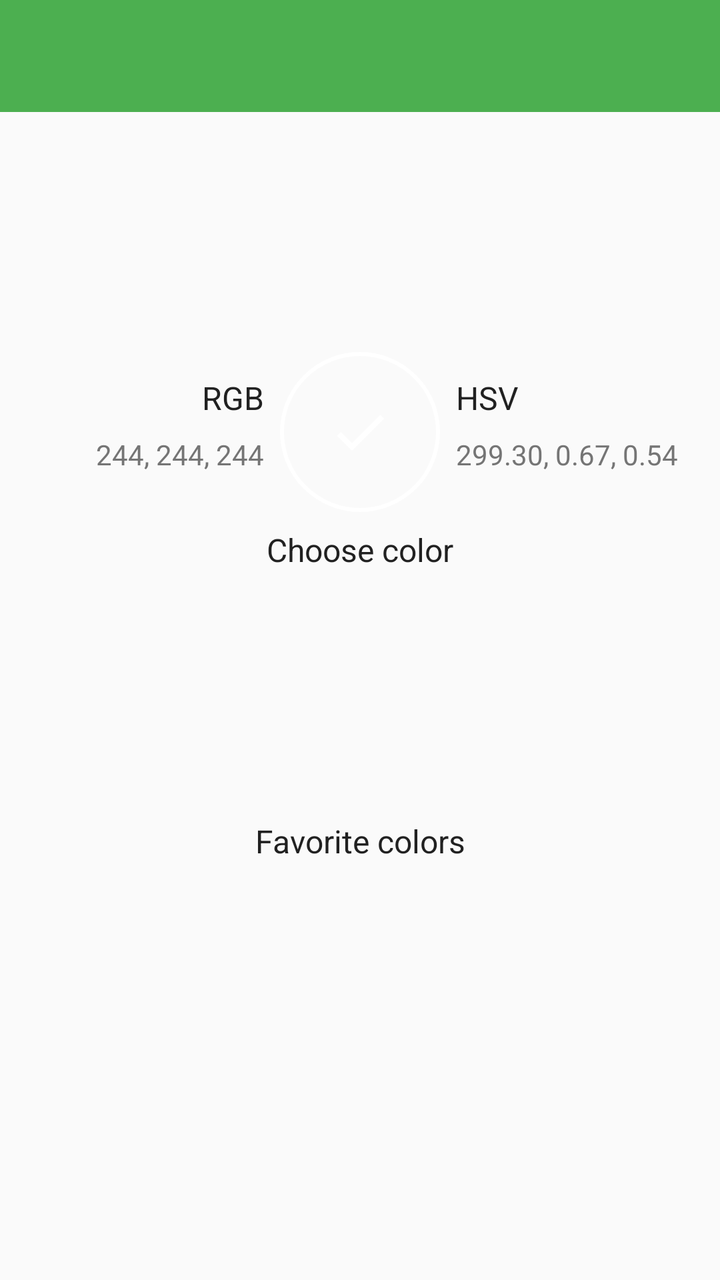
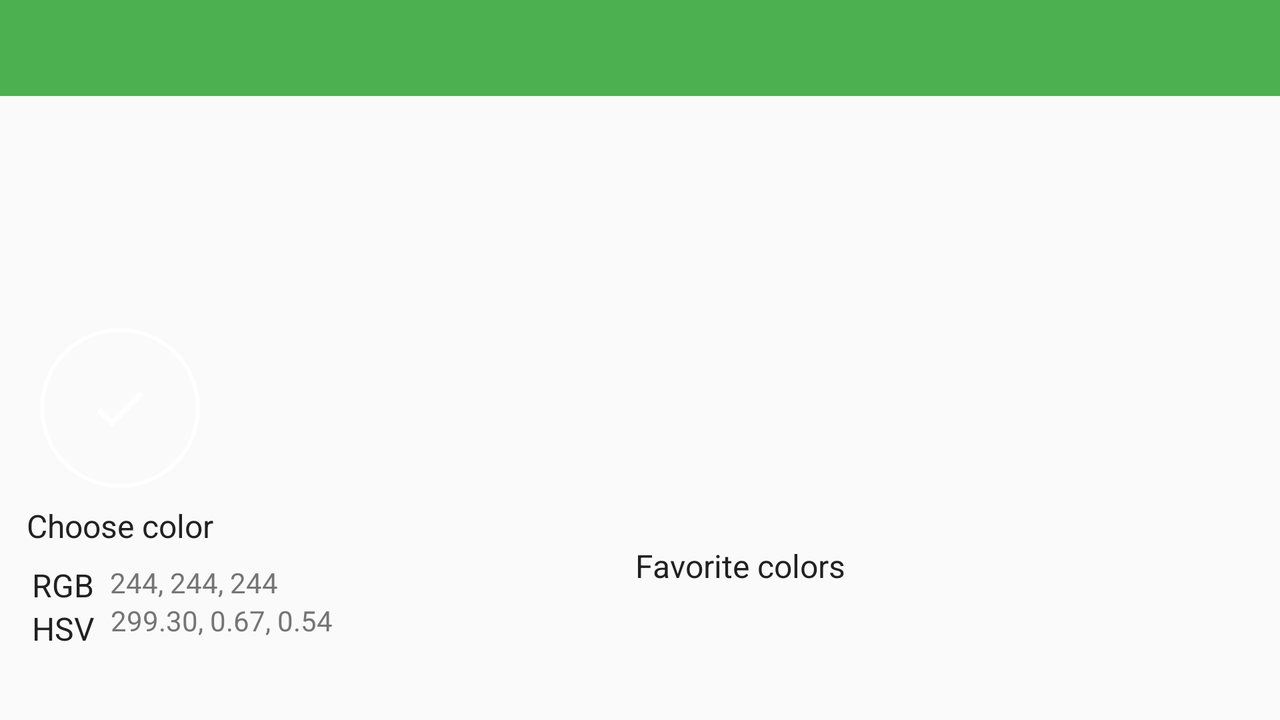

First picture: res/layout/ on a phone held upright. Second picture: the repository's own variant of that layout, on a device whose configuration matches the variant's folder. Source for both follows.
<!-- AndroidManifest.xml: activity theme AppTheme.NoActionBar -->
<!-- res/layout/fragment_colorpicker.xml -->
<?xml version="1.0" encoding="utf-8"?>
<LinearLayout
    xmlns:android="http://schemas.android.com/apk/res/android"
    xmlns:app="http://schemas.android.com/apk/res-auto"
    xmlns:tools="http://schemas.android.com/tools"
    android:layout_width="match_parent"
    android:layout_height="match_parent"
    android:orientation="vertical"
    tools:context="com.example.mborzenkov.readlaterlist.fragments.ColorPickerFragment"
    >

    <android.support.v7.widget.Toolbar
        android:id="@+id/toolbar_colorpicker"
        style="@style/Toolbar"
        />

    <HorizontalScrollView
        android:id="@+id/horizontalScrollView"
        android:layout_width="match_parent"
        android:layout_height="wrap_content"
        tools:minHeight="@dimen/height_horizontalscrollview_default"
        >

        <LinearLayout
            android:id="@+id/linearLayout_main"
            android:layout_width="wrap_content"
            android:layout_height="wrap_content"
            android:orientation="horizontal"
            />

    </HorizontalScrollView>

    <android.support.constraint.ConstraintLayout
        android:layout_width="match_parent"
        android:layout_height="match_parent"
        android:background="?android:attr/colorBackground"
        >

        <ImageButton
            android:id="@+id/imageButton_chosen"
            android:layout_width="80dp"
            android:layout_height="80dp"
            android:layout_margin="@dimen/margin_circle_huge"
            android:layout_marginTop="@dimen/marginhorizontal_normal"
            app:layout_constraintLeft_toLeftOf="parent"
            app:layout_constraintRight_toRightOf="parent"
            app:layout_constraintTop_toTopOf="parent"
            app:srcCompat="@drawable/ic_check_24dp"
            android:contentDescription="@string/colorpicker_chosen_label"
            style="@style/ColorPicker.ColoredCircle.Chosen"
            />

        <TextView
            android:id="@+id/textView_chosen"
            android:layout_width="wrap_content"
            android:layout_height="wrap_content"
            android:layout_marginTop="@dimen/marginvertical_small"
            app:layout_constraintTop_toBottomOf="@+id/imageButton_chosen"
            app:layout_constraintLeft_toLeftOf="parent"
            app:layout_constraintRight_toRightOf="parent"
            android:text="@string/colorpicker_chosen_label"
            style="@style/Text.Primary"
            />

        <LinearLayout
            android:id="@+id/linearlayout_filterdrawer_favorites"
            android:layout_width="wrap_content"
            android:layout_height="wrap_content"
            android:orientation="horizontal"
            android:layout_marginTop="@dimen/marginhorizontal_normal"
            app:layout_constraintLeft_toLeftOf="parent"
            app:layout_constraintRight_toRightOf="parent"
            app:layout_constraintTop_toBottomOf="@+id/textView_chosen"
            tools:minHeight="@dimen/height_horizontalscrollview_default"
            />

        <TextView
            android:id="@+id/textView_favorites"
            android:layout_width="wrap_content"
            android:layout_height="wrap_content"
            android:layout_marginTop="@dimen/marginvertical_small"
            app:layout_constraintTop_toBottomOf="@+id/linearlayout_filterdrawer_favorites"
            app:layout_constraintLeft_toLeftOf="parent"
            app:layout_constraintRight_toRightOf="parent"
            android:text="@string/colorpicker_favorites_label"
            style="@style/Text.Primary"
            />

        <TextView
            android:id="@+id/textView_RGB_label"
            android:layout_width="wrap_content"
            android:layout_height="wrap_content"
            android:layout_marginRight="@dimen/marginhorizontal_small"
            android:layout_marginEnd="@dimen/marginhorizontal_small"
            android:layout_marginTop="@dimen/marginvertical_large"
            app:layout_constraintTop_toTopOf="parent"
            app:layout_constraintRight_toLeftOf="@+id/imageButton_chosen"
            android:text="@string/colorpicker_RGB"
            style="@style/Text.Primary"
            />

        <TextView
            android:id="@+id/textView_RGB_value"
            android:layout_width="wrap_content"
            android:layout_height="wrap_content"
            android:layout_marginRight="@dimen/marginvertical_small"
            android:layout_marginEnd="@dimen/marginvertical_small"
            android:layout_marginTop="@dimen/marginvertical_small"
            app:layout_constraintTop_toBottomOf="@+id/textView_RGB_label"
            app:layout_constraintRight_toLeftOf="@+id/imageButton_chosen"
            tools:text="@string/colorpicker_RGB_VAL"
            style="@style/Text.Secondary"
            />

        <TextView
            android:id="@+id/textView_HSV_label"
            android:layout_width="wrap_content"
            android:layout_height="wrap_content"
            android:layout_marginLeft="@dimen/marginhorizontal_small"
            android:layout_marginStart="@dimen/marginhorizontal_small"
            android:layout_marginTop="@dimen/marginvertical_large"
            app:layout_constraintTop_toTopOf="parent"
            app:layout_constraintLeft_toRightOf="@+id/imageButton_chosen"
            android:text="@string/colorpicker_HSV"
            style="@style/Text.Primary"
            />

        <TextView
            android:id="@+id/textView_HSV_value"
            android:layout_width="wrap_content"
            android:layout_height="wrap_content"
            android:layout_marginLeft="@dimen/marginvertical_small"
            android:layout_marginStart="@dimen/marginvertical_small"
            android:layout_marginTop="@dimen/marginvertical_small"
            app:layout_constraintTop_toBottomOf="@+id/textView_HSV_label"
            app:layout_constraintLeft_toRightOf="@+id/imageButton_chosen"
            tools:text="@string/colorpicker_HSV_VAL"
            style="@style/Text.Secondary"
            />

    </android.support.constraint.ConstraintLayout>


</LinearLayout>
<!-- resources referenced by this layout -->
<resources>
  <dimen name="height_horizontalscrollview_default">100dp</dimen>
  <dimen name="margin_circle_huge">20dp</dimen>
  <dimen name="marginhorizontal_normal">16dp</dimen>
  <dimen name="marginhorizontal_small">8dp</dimen>
  <dimen name="marginvertical_large">32dp</dimen>
  <dimen name="marginvertical_small">8dp</dimen>
  <!-- drawable ic_check_24dp (drawable) -->
  <vector xmlns:android="http://schemas.android.com/apk/res/android"
          android:width="32dp"
          android:height="32dp"
          android:viewportWidth="24.0"
          android:viewportHeight="24.0">
      <path
          android:fillColor="@color/icons"
          android:pathData="M9,16.17L4.83,12l-1.42,1.41L9,19 21,7l-1.41,-1.41z"/>
  </vector>
  <string name="colorpicker_HSV" translatable="false">HSV</string>
  <string name="colorpicker_HSV_VAL" translatable="false">299.30, 0.67, 0.54</string>
  <string name="colorpicker_RGB" translatable="false">RGB</string>
  <string name="colorpicker_RGB_VAL" translatable="false">244, 244, 244</string>
  <string name="colorpicker_chosen_label">Choose color</string>
  <string name="colorpicker_favorites_label">Favorite colors</string>
  <style name="ColorPicker.ColoredCircle.Chosen">
          <item name="android:clickable">true</item>
      </style>
  <style name="Text.Primary">
          <item name="android:textSize">@dimen/size_text_primary</item>
          <item name="android:textColor">@color/primary_text</item>
      </style>
  <style name="Text.Secondary">
          <item name="android:textSize">@dimen/size_text_secondary</item>
          <item name="android:textColor">@color/secondary_text</item>
      </style>
  <style name="Toolbar" parent="AppTheme">
          <item name="android:layout_width">match_parent</item>
          <item name="android:layout_height">?attr/actionBarSize</item>
          <item name="android:background">?attr/colorPrimary</item>
          <item name="android:theme">@style/AppTheme.Toolbar</item>
      </style>
  <style name="AppTheme.NoActionBar">
          <item name="windowActionBar">false</item>
          <item name="windowNoTitle">true</item>
      </style>
  <color name="icons">#FFFFFF</color>
  <dimen name="size_text_primary">16sp</dimen>
  <color name="primary_text">#212121</color>
  <dimen name="size_text_secondary">14sp</dimen>
  <color name="secondary_text">#757575</color>
  <style name="AppTheme" parent="Theme.AppCompat.Light">
          
          <item name="colorPrimary">@color/primary</item>
          <item name="colorPrimaryDark">@color/primary_dark</item>
          <item name="colorAccent">@color/accent</item>
      </style>
  <style name="AppTheme.Toolbar" parent="AppTheme">
          <item name="android:textColorSecondary">@color/icons</item>
      </style>
  <color name="primary">#4CAF50</color>
  <color name="primary_dark">#388E3C</color>
  <color name="accent">#FFC107</color>
</resources>
<!-- res/layout-land/fragment_colorpicker.xml (the repository's variant of the layout above) -->
<!-- drawn on the phone turned sideways -->
<?xml version="1.0" encoding="utf-8"?>
<LinearLayout
    xmlns:android="http://schemas.android.com/apk/res/android"
    xmlns:app="http://schemas.android.com/apk/res-auto"
    xmlns:tools="http://schemas.android.com/tools"
    android:layout_width="match_parent"
    android:layout_height="match_parent"
    android:orientation="vertical"
    tools:context="com.example.mborzenkov.readlaterlist.fragments.ColorPickerFragment"
    >

    <android.support.v7.widget.Toolbar
        android:id="@+id/toolbar_colorpicker"
        style="@style/Toolbar"
        />

    <HorizontalScrollView
        android:id="@+id/horizontalScrollView"
        android:layout_width="match_parent"
        android:layout_height="wrap_content"
        tools:minHeight="@dimen/height_horizontalscrollview_default"
        >

        <LinearLayout
            android:id="@+id/linearLayout_main"
            android:layout_width="wrap_content"
            android:layout_height="wrap_content"
            android:orientation="horizontal"
            />

    </HorizontalScrollView>

    <android.support.constraint.ConstraintLayout
        android:layout_width="match_parent"
        android:layout_height="match_parent"
        android:background="?android:attr/colorBackground"
        >

        <ImageButton
            android:id="@+id/imageButton_chosen"
            android:layout_width="80dp"
            android:layout_height="80dp"
            android:layout_marginLeft="@dimen/margin_circle_huge"
            android:layout_marginStart="@dimen/margin_circle_huge"
            android:layout_marginTop="@dimen/marginhorizontal_normal"

            style="@style/ColorPicker.ColoredCircle.Chosen"
            app:layout_constraintLeft_toLeftOf="parent"
            app:layout_constraintTop_toTopOf="parent"
            app:srcCompat="@drawable/ic_check_24dp"
            tools:background="@drawable/circle_stroke"
            android:contentDescription="@string/colorpicker_chosen_label"
            />

        <TextView
            android:id="@+id/textView_chosen"
            android:layout_width="wrap_content"
            android:layout_height="wrap_content"
            android:layout_marginTop="@dimen/marginvertical_small"
            app:layout_constraintTop_toBottomOf="@+id/imageButton_chosen"
            app:layout_constraintRight_toRightOf="@+id/imageButton_chosen"
            app:layout_constraintLeft_toLeftOf="@+id/imageButton_chosen"
            android:text="@string/colorpicker_chosen_label"
            style="@style/Text.Primary"
            />

        <LinearLayout
            android:id="@+id/linearlayout_filterdrawer_favorites"
            android:layout_width="wrap_content"
            android:layout_height="wrap_content"
            android:orientation="horizontal"
            android:layout_marginTop="@dimen/marginhorizontal_normal"
            app:layout_constraintLeft_toRightOf="@+id/imageButton_chosen"
            app:layout_constraintRight_toRightOf="parent"
            app:layout_constraintTop_toTopOf="parent"
            tools:minHeight="@dimen/height_horizontalscrollview_default"
            />

        <TextView
            android:id="@+id/textView_favorites"
            android:layout_width="wrap_content"
            android:layout_height="wrap_content"
            android:layout_marginTop="@dimen/marginvertical_small"
            app:layout_constraintTop_toBottomOf="@+id/linearlayout_filterdrawer_favorites"
            app:layout_constraintLeft_toLeftOf="@+id/linearlayout_filterdrawer_favorites"
            app:layout_constraintRight_toRightOf="@+id/linearlayout_filterdrawer_favorites"
            android:text="@string/colorpicker_favorites_label"
            style="@style/Text.Primary"
            />

        <TextView
            android:id="@+id/textView_RGB_label"
            android:layout_width="wrap_content"
            android:layout_height="wrap_content"
            android:layout_marginLeft="@dimen/marginhorizontal_normal"
            android:layout_marginStart="@dimen/marginhorizontal_normal"
            android:layout_marginTop="@dimen/marginvertical_small"
            app:layout_constraintTop_toBottomOf="@+id/textView_chosen"
            app:layout_constraintLeft_toLeftOf="parent"
            android:text="@string/colorpicker_RGB"
            style="@style/Text.Primary"
            />

        <TextView
            android:id="@+id/textView_RGB_value"
            android:layout_width="wrap_content"
            android:layout_height="wrap_content"
            android:layout_marginLeft="@dimen/marginhorizontal_small"
            android:layout_marginStart="@dimen/marginhorizontal_small"
            android:layout_marginTop="@dimen/marginvertical_small"
            app:layout_constraintLeft_toRightOf="@+id/textView_RGB_label"
            app:layout_constraintTop_toBottomOf="@+id/textView_chosen"
            tools:text="@string/colorpicker_RGB_VAL"
            style="@style/Text.Secondary"
            />

        <TextView
            android:id="@+id/textView_HSV_label"
            android:layout_width="wrap_content"
            android:layout_height="wrap_content"
            android:layout_marginLeft="@dimen/marginhorizontal_normal"
            android:layout_marginStart="@dimen/marginhorizontal_normal"
            app:layout_constraintTop_toBottomOf="@+id/textView_RGB_label"
            app:layout_constraintLeft_toLeftOf="parent"
            android:text="@string/colorpicker_HSV"
            style="@style/Text.Primary"
            />

        <TextView
            android:id="@+id/textView_HSV_value"
            android:layout_width="wrap_content"
            android:layout_height="wrap_content"
            android:layout_marginLeft="@dimen/marginhorizontal_small"
            android:layout_marginStart="@dimen/marginhorizontal_small"
            app:layout_constraintLeft_toRightOf="@+id/textView_HSV_label"
            app:layout_constraintTop_toBottomOf="@+id/textView_RGB_value"
            tools:text="@string/colorpicker_HSV_VAL"
            style="@style/Text.Secondary"
            />

    </android.support.constraint.ConstraintLayout>

</LinearLayout>
<!-- resources referenced by the variant -->
<!-- as the phone turned sideways resolves them -->
<resources>
  <dimen name="height_horizontalscrollview_default">100dp</dimen>
  <dimen name="margin_circle_huge">20dp</dimen>
  <dimen name="marginhorizontal_normal">16dp</dimen>
  <dimen name="marginhorizontal_small">8dp</dimen>
  <dimen name="marginvertical_small">8dp</dimen>
  <!-- drawable circle_stroke (drawable) -->
  <?xml version="1.0" encoding="utf-8"?>
  <shape
      xmlns:android="http://schemas.android.com/apk/res/android"
      xmlns:tools="http://schemas.android.com/tools"
      android:shape="oval" >
  
      <solid
          android:color="@android:color/transparent"/>
  
      <stroke
          android:width="2dp"
          android:color="@color/circle_stroke" />
  
  </shape>
  <!-- drawable ic_check_24dp (drawable) -->
  <vector xmlns:android="http://schemas.android.com/apk/res/android"
          android:width="32dp"
          android:height="32dp"
          android:viewportWidth="24.0"
          android:viewportHeight="24.0">
      <path
          android:fillColor="@color/icons"
          android:pathData="M9,16.17L4.83,12l-1.42,1.41L9,19 21,7l-1.41,-1.41z"/>
  </vector>
  <string name="colorpicker_HSV" translatable="false">HSV</string>
  <string name="colorpicker_HSV_VAL" translatable="false">299.30, 0.67, 0.54</string>
  <string name="colorpicker_RGB" translatable="false">RGB</string>
  <string name="colorpicker_RGB_VAL" translatable="false">244, 244, 244</string>
  <string name="colorpicker_chosen_label">Choose color</string>
  <string name="colorpicker_favorites_label">Favorite colors</string>
  <style name="ColorPicker.ColoredCircle.Chosen">
          <item name="android:clickable">true</item>
      </style>
  <style name="Text.Primary">
          <item name="android:textSize">@dimen/size_text_primary</item>
          <item name="android:textColor">@color/primary_text</item>
      </style>
  <style name="Text.Secondary">
          <item name="android:textSize">@dimen/size_text_secondary</item>
          <item name="android:textColor">@color/secondary_text</item>
      </style>
  <style name="Toolbar" parent="AppTheme">
          <item name="android:layout_width">match_parent</item>
          <item name="android:layout_height">?attr/actionBarSize</item>
          <item name="android:background">?attr/colorPrimary</item>
          <item name="android:theme">@style/AppTheme.Toolbar</item>
      </style>
  <style name="AppTheme.NoActionBar">
          <item name="windowActionBar">false</item>
          <item name="windowNoTitle">true</item>
      </style>
  <color name="circle_stroke">#ffffff</color>
  <color name="icons">#FFFFFF</color>
  <dimen name="size_text_primary">16sp</dimen>
  <color name="primary_text">#212121</color>
  <dimen name="size_text_secondary">14sp</dimen>
  <color name="secondary_text">#757575</color>
  <style name="AppTheme" parent="Theme.AppCompat.Light">
          
          <item name="colorPrimary">@color/primary</item>
          <item name="colorPrimaryDark">@color/primary_dark</item>
          <item name="colorAccent">@color/accent</item>
      </style>
  <style name="AppTheme.Toolbar" parent="AppTheme">
          <item name="android:textColorSecondary">@color/icons</item>
      </style>
  <color name="primary">#4CAF50</color>
  <color name="primary_dark">#388E3C</color>
  <color name="accent">#FFC107</color>
</resources>
